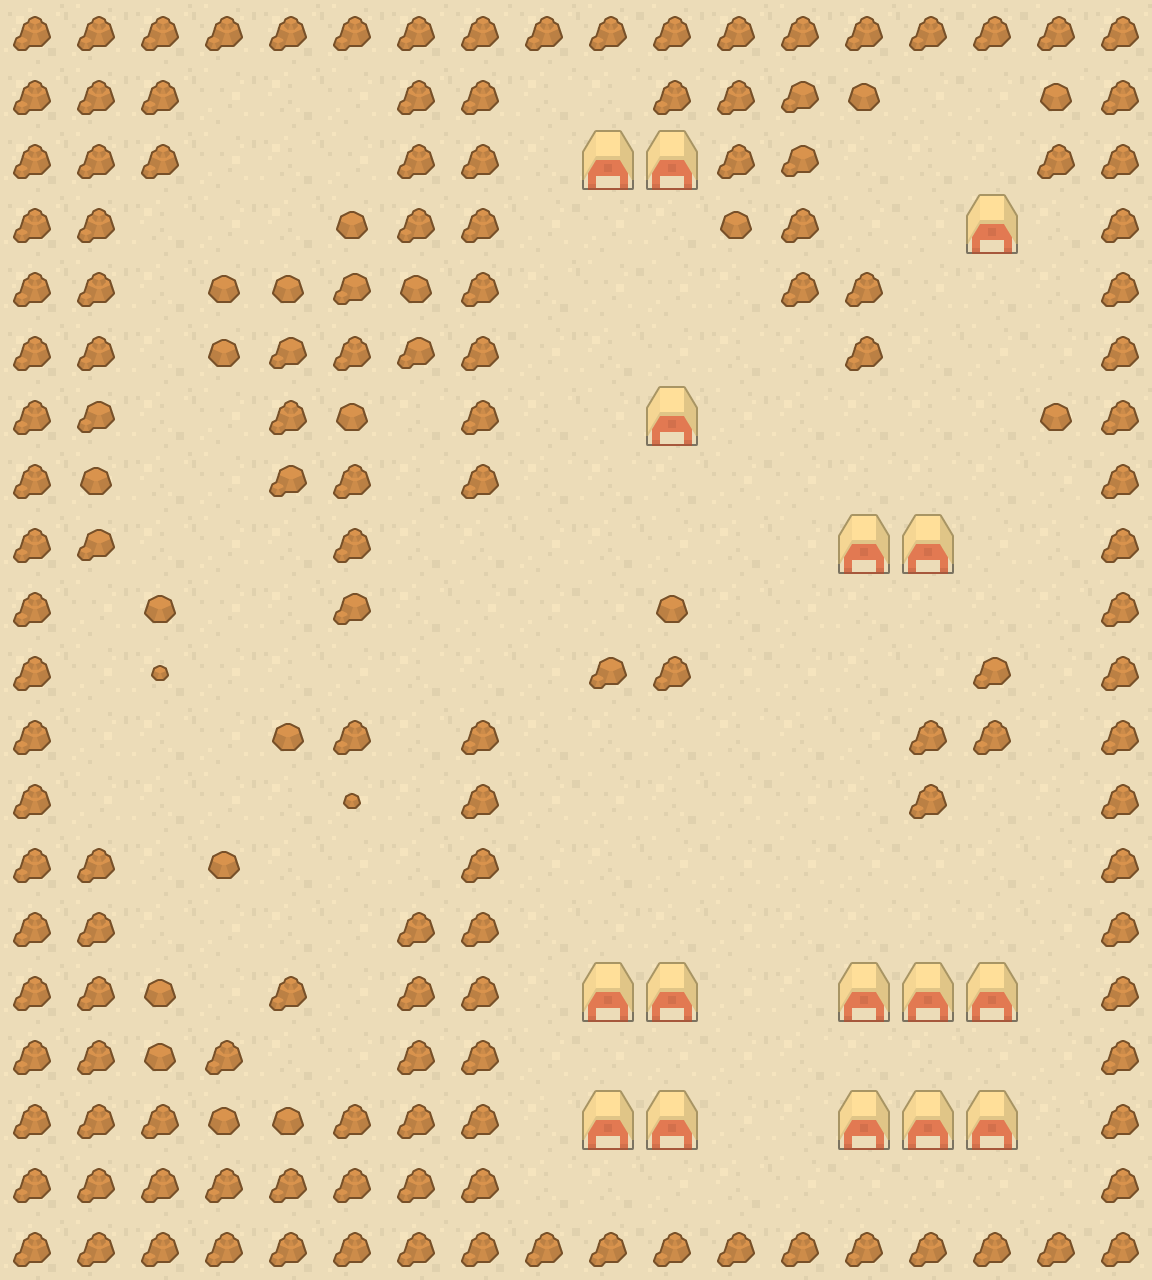

This is a level from a 2D game, rendered from its Tiled map with the project's own tilesets. A one-line summary and the map file follow, with tile-layer data summarised:
An orthogonal 18x20 tile map with 64x64 px tiles, 2 tile layers (ground, obstacles) and 62 objects (43x obstacle, 15x red_spawn, 3x blue_spawn, blue_cam).

<map version="1.0" tiledversion="1.1.5" orientation="orthogonal" renderorder="right-down" width="18" height="20" tilewidth="64" tileheight="64" infinite="0" nextobjectid="180">
 <tileset firstgid="1" source="tilesheet.tsx" />
 <layer name="ground" width="18" height="20">
  <data>[360 cells, 360 non-empty, 2 distinct tile ids]</data>
 </layer>
 <layer name="obstacles" width="18" height="20">
  <data>[360 cells, 181 non-empty, 5 distinct tile ids]</data>
 </layer>
 <objectgroup name="objects">
  <object id="72" type="obstacle" x="448" y="704" width="64" height="576" />
  <object id="73" type="obstacle" x="1088" y="0" width="64" height="1280" />
  <object id="79" type="obstacle" x="576" y="1088" width="128" height="64" />
  <object id="81" type="obstacle" x="832" y="1088" width="192" height="64" />
  <object id="89" name="1" type="blue_spawn" x="704" y="1024" width="64" height="64" />
  <object id="90" name="2" type="blue_spawn" x="768" y="1024" width="64" height="64" />
  <object id="91" name="3" type="blue_spawn" x="704" y="1088" width="64" height="64" />
  <object id="95" name="11" type="blue_cam" x="192" y="768" width="64" height="64" />
  <object id="101" type="obstacle" x="512" y="0" width="576" height="64" />
  <object id="102" type="obstacle" x="512" y="1216" width="576" height="64" />
  <object id="106" type="obstacle" x="832" y="960" width="192" height="64" />
  <object id="107" type="obstacle" x="576" y="960" width="128" height="64" />
  <object id="108" type="obstacle" x="576" y="640" width="128" height="64" />
  <object id="109" type="obstacle" x="896" y="704" width="64" height="128" />
  <object id="110" type="obstacle" x="960" y="640" width="64" height="128" />
  <object id="111" type="obstacle" x="640" y="576" width="64" height="64" />
  <object id="112" type="obstacle" x="1024" y="384" width="64" height="64" />
  <object id="113" type="obstacle" x="1024" y="64" width="64" height="128" />
  <object id="114" type="obstacle" x="768" y="64" width="64" height="256" />
  <object id="115" type="obstacle" x="704" y="64" width="64" height="192" />
  <object id="116" type="obstacle" x="640" y="64" width="64" height="64" />
  <object id="117" type="obstacle" x="832" y="64" width="64" height="64" />
  <object id="118" type="obstacle" x="832" y="256" width="64" height="128" />
  <object id="125" type="obstacle" x="640" y="384" width="64" height="64" />
  <object id="126" type="obstacle" x="576" y="128" width="128" height="64" />
  <object id="127" type="obstacle" x="832" y="512" width="128" height="64" />
  <object id="128" type="obstacle" x="960" y="192" width="64" height="64" />
  <object id="129" type="obstacle" x="448" y="0" width="64" height="512" />
  <object id="130" type="obstacle" x="0" y="0" width="64" height="1280" />
  <object id="131" type="obstacle" x="64" y="0" width="384" height="64" />
  <object id="137" type="obstacle" x="64" y="832" width="64" height="448" />
  <object id="138" type="obstacle" x="128" y="1088" width="320" height="192" />
  <object id="140" type="obstacle" x="384" y="896" width="64" height="192" />
  <object id="142" type="obstacle" x="64" y="64" width="64" height="512" />
  <object id="143" type="obstacle" x="320" y="384" width="64" height="256" />
  <object id="144" type="obstacle" x="256" y="384" width="64" height="128" />
  <object id="146" type="obstacle" x="128" y="576" width="64" height="128" />
  <object id="147" type="obstacle" x="192" y="832" width="64" height="64" />
  <object id="148" type="obstacle" x="128" y="960" width="64" height="128" />
  <object id="149" type="obstacle" x="256" y="960" width="64" height="64" />
  <object id="150" type="obstacle" x="192" y="1024" width="64" height="64" />
  <object id="151" type="obstacle" x="256" y="704" width="64" height="64" />
  <object id="153" type="obstacle" x="320" y="704" width="64" height="128" />
  <object id="159" type="obstacle" x="128" y="64" width="64" height="128" />
  <object id="160" type="obstacle" x="384" y="64" width="64" height="320" />
  <object id="161" type="obstacle" x="192" y="256" width="192" height="128" />
  <object id="162" type="obstacle" x="320" y="192" width="64" height="64" />
  <object id="164" name="1" type="red_spawn" x="512" y="1152" width="64" height="64" />
  <object id="165" name="2" type="red_spawn" x="1024" y="1152" width="64" height="64" />
  <object id="166" name="3" type="red_spawn" x="960" y="896" width="64" height="64" />
  <object id="167" name="4" type="red_spawn" x="640" y="768" width="64" height="64" />
  <object id="168" name="5" type="red_spawn" x="896" y="576" width="64" height="64" />
  <object id="169" name="6" type="red_spawn" x="640" y="448" width="64" height="64" />
  <object id="171" name="8" type="red_spawn" x="960" y="320" width="64" height="64" />
  <object id="172" name="9" type="red_spawn" x="960" y="128" width="64" height="64" />
  <object id="173" name="7" type="red_spawn" x="576" y="192" width="64" height="64" />
  <object id="174" name="15" type="red_spawn" x="384" y="512" width="64" height="64" />
  <object id="175" name="13" type="red_spawn" x="256" y="640" width="64" height="64" />
  <object id="176" name="12" type="red_spawn" x="64" y="704" width="64" height="64" />
  <object id="177" name="10" type="red_spawn" x="256" y="896" width="64" height="64" />
  <object id="178" name="14" type="red_spawn" x="192" y="512" width="64" height="64" />
  <object id="179" name="16" type="red_spawn" x="256" y="128" width="64" height="64" />
 </objectgroup>
</map>
